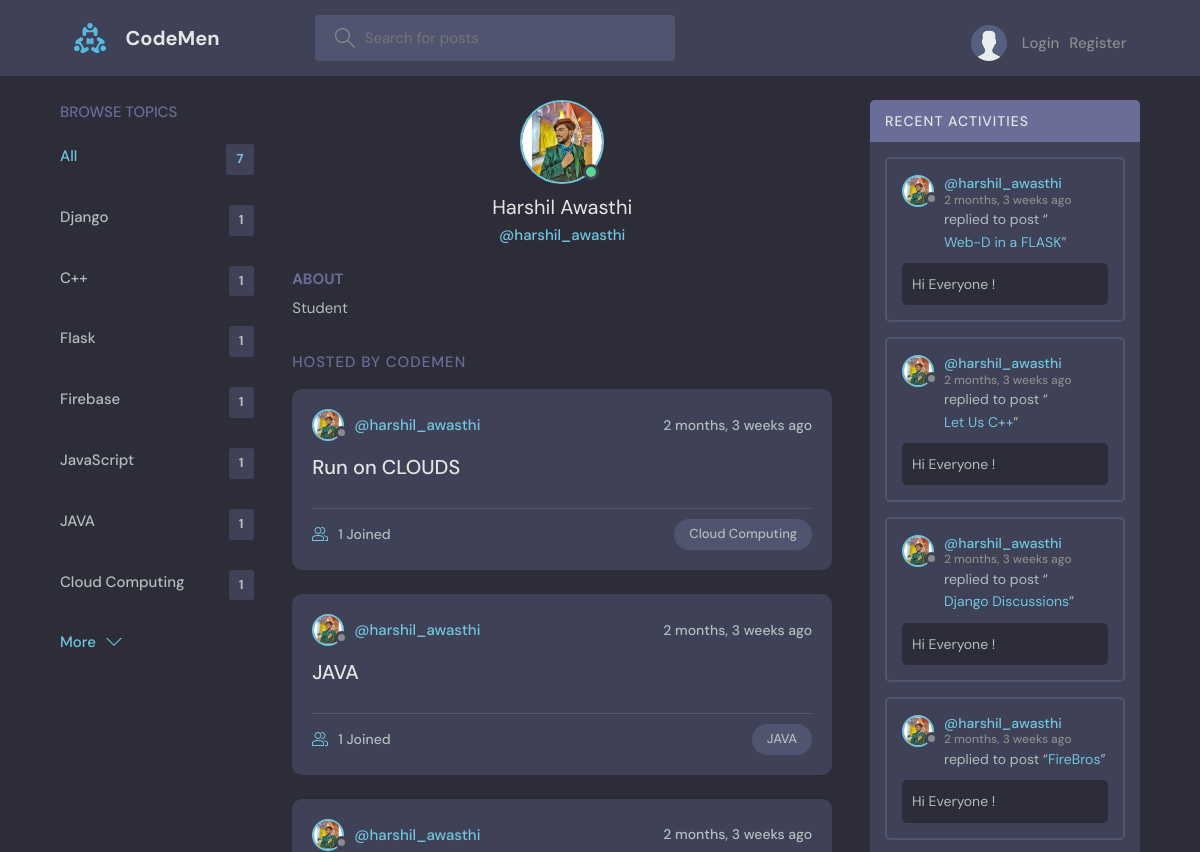
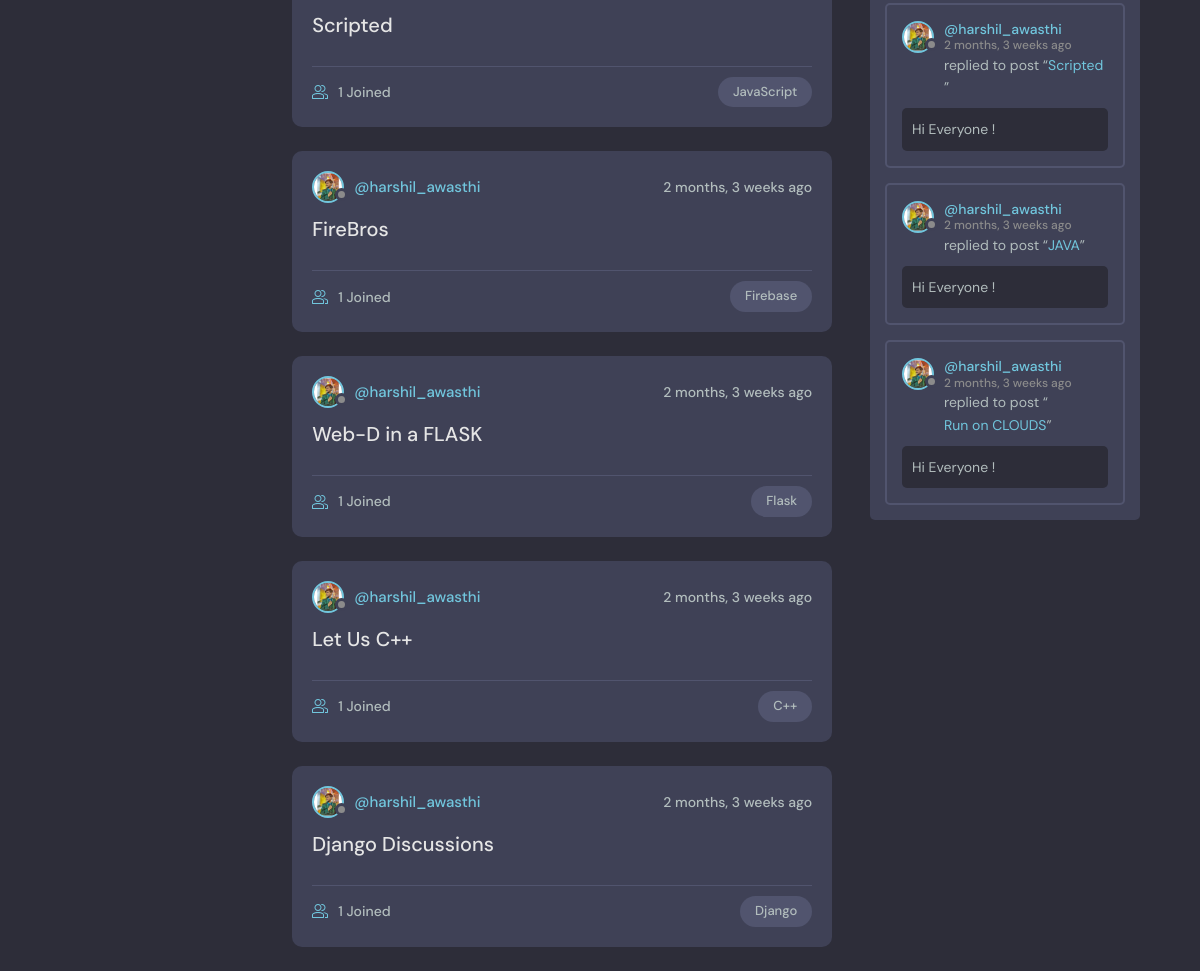
The app's page /profile/2/ with its own data (2 pictures, top to bottom).
### base/models.py (models this page shows, shortened)
class Topic(models.Model):
    name = models.CharField(max_length=200)

class User(AbstractUser):
    name = models.CharField(max_length=200, null=True)
    email = models.EmailField(unique=True, null=True)
    bio = models.TextField(null=True)
    avatar = models.ImageField(null=True, default="avatar.svg")
    USERNAME_FIELD = 'email'
    REQUIRED_FIELDS = []

class Room(models.Model):
    host = models.ForeignKey(User, on_delete=models.SET_NULL, null=True)
    topic = models.ForeignKey(Topic, on_delete=models.SET_NULL, null=True)
    name = models.CharField(max_length=200)
    description = models.TextField(null=True, blank=True)
    participants = models.ManyToManyField(
        User, related_name='participants', blank=True)
    updated = models.DateTimeField(auto_now=True)
    created = models.DateTimeField(auto_now_add=True)
    class Meta:
        ordering = ['-updated', '-created']
    def __str__(self):
        return self.name

class Message(models.Model):
    user = models.ForeignKey(User, on_delete=models.CASCADE)
    room = models.ForeignKey(Room, on_delete=models.CASCADE)
    body = models.TextField()
    image = models.ImageField(null=True)
    updated = models.DateTimeField(auto_now=True)
    created = models.DateTimeField(auto_now_add=True)
    class Meta:
        ordering = ['-updated', '-created']

### base/views.py (the view)
# urls.py: path('profile/<str:pk>/', views.userProfile, name="user-profile"),
def userProfile(request, pk):
    user = User.objects.get(id=pk)
    rooms = user.room_set.all()
    room_messages = user.message_set.all()
    topics = Topic.objects.all()
    context = {'user': user, 'rooms': rooms,
               'room_messages': room_messages, 'topics': topics}
    return render(request, 'base/profile.html', context)

### base/templates/base/profile.html (shortened to what this page needs)
{% extends 'main.html' %}
{% block content %}
<main class="profile-page layout layout--3">
  <div class="container">
    {% include 'base/topics_component.html' %}
    <div class="roomList">
      <div class="profile">
        <div class="profile__avatar">
          <div class="avatar avatar--large active">
            <img src="{{user.avatar.url}}" />
          </div>
        </div>
        <div class="profile__info">
          <h3>{{user.name}}</h3>
          <p>@{{user.username}}</p>
        </div>
        <div class="profile__about">
          <h3>About</h3>
          <p>
            {{user.bio}}
          </p>
        </div>
      </div>
      <div class="roomList__header">
        <div>
          <h2>Hosted by CodeMen </h2>
        </div>
      </div>
      {% include 'base/feed_component.html' %}
    </div>
    {% include 'base/activity_component.html' %}
  </div>
</main>
{% endblock content %}

### base/templates/base/topics_component.html
<div class="topics">
    <div class="topics__header">
        <h2>Browse Topics</h2>
    </div>
    <ul class="topics__list">
        <li>
            <a href="{% url 'home' %}" class="active">All <span>{{topics.count}}</span></a>
        </li>
        {% for topic in topics %}
        <li>
            <a href="{% url 'home' %}?q={{topic.name}}">{{topic.name}}<span>{{topic.room_set.all.count}}</span></a>
        </li>
        {% endfor %}
    </ul>
    <a class="btn btn--link" href="{% url 'topics' %}">
        More
        <svg version="1.1" xmlns="http://www.w3.org/2000/svg" width="32" height="32" viewBox="0 0 32 32">
            <title>chevron-down</title>
            <path d="M16 21l-13-13h-3l16 16 16-16h-3l-13 13z"></path>
        </svg>
    </a>
</div>

### base/templates/base/feed_component.html (shortened to what this page needs)
{% for room in rooms %}
<div class="roomListRoom">
    <div class="roomListRoom__header">
        <a href="{% url 'user-profile' room.host.id %}" class="roomListRoom__author">
            <div class="avatar avatar--small">
                <img src="{{room.host.avatar.url}}" />
            </div>
            <span>@{{room.host.username}}</span>
        </a>
        <div class="roomListRoom__actions">
            <span>{{room.created|timesince}} ago</span>
        </div>
    </div>
    <div class="roomListRoom__content">
        <a href="{% url 'room' room.id %}">{{room.name}}</a>
    </div>
    <div class="roomListRoom__meta">
        <a href="{% url 'room' room.id %}" class="roomListRoom__joined">
            {{room.participants.all.count}} Joined
        </a>
        <p class="roomListRoom__topic">{{room.topic.name}}</p>
    </div>
</div>
{% endfor %}

### base/templates/base/activity_component.html (shortened to what this page needs)
<div class="activities">
    <div class="activities__header">
        <h2>Recent Activities</h2>
    </div>
    {% for message in room_messages %}
    <div class="activities__box">
        <div class="activities__boxHeader roomListRoom__header">
            <a href="{% url 'user-profile' message.user.id %}" class="roomListRoom__author">
                <div class="avatar avatar--small">
                    <img src="{{message.user.avatar.url}}" />
                </div>
                <p>
                    @{{message.user.username}}
                    <span>{{message.created|timesince}} ago</span>
                </p>
            </a>
        </div>
        <div class="activities__boxContent">
            <p>replied to post “<a href="{% url 'room' message.room.id %}">{{message.room}}</a>”</p>
            <div class="activities__boxRoomContent">{{message.body}}</div>
        </div>
    </div>
    {% endfor %}
</div>

### records on screen
Topic: name "Django", room_set.all.count "1"
Topic: name "C++", room_set.all.count "1"
Topic: name "Flask", room_set.all.count "1"
Topic: name "Firebase", room_set.all.count "1"
Topic: name "JavaScript", room_set.all.count "1"
Topic: name "JAVA", room_set.all.count "1"
Topic: name "Cloud Computing", room_set.all.count "1"
User: avatar (picture), name "Harshil Awasthi", username "harshil_awasthi", bio "Student"
Room: host.avatar (picture), host.username "harshil_awasthi", created "2 months, 3 weeks", name "Run on CLOUDS", participants.all.count "1", topic.name "Cloud Computing"
Room: host.avatar (picture), host.username "harshil_awasthi", created "2 months, 3 weeks", name "JAVA", participants.all.count "1", topic.name "JAVA"
Room: host.avatar (picture), host.username "harshil_awasthi", created "2 months, 3 weeks", name "Scripted", participants.all.count "1", topic.name "JavaScript"
Room: host.avatar (picture), host.username "harshil_awasthi", created "2 months, 3 weeks", name "FireBros", participants.all.count "1", topic.name "Firebase"
Room: host.avatar (picture), host.username "harshil_awasthi", created "2 months, 3 weeks", name "Web-D in a FLASK", participants.all.count "1", topic.name "Flask"
Room: host.avatar (picture), host.username "harshil_awasthi", created "2 months, 3 weeks", name "Let Us C++", participants.all.count "1", topic.name "C++"
Room: host.avatar (picture), host.username "harshil_awasthi", created "2 months, 3 weeks", name "Django Discussions", participants.all.count "1", topic.name "Django"
Message: user.avatar (picture), user.username "harshil_awasthi", created "2 months, 3 weeks", room "Web-D in a FLASK", body "Hi Everyone !"
Message: user.avatar (picture), user.username "harshil_awasthi", created "2 months, 3 weeks", room "Let Us C++", body "Hi Everyone !"
Message: user.avatar (picture), user.username "harshil_awasthi", created "2 months, 3 weeks", room "Django Discussions", body "Hi Everyone !"
Message: user.avatar (picture), user.username "harshil_awasthi", created "2 months, 3 weeks", room "FireBros", body "Hi Everyone !"
Message: user.avatar (picture), user.username "harshil_awasthi", created "2 months, 3 weeks", room "Scripted", body "Hi Everyone !"
Message: user.avatar (picture), user.username "harshil_awasthi", created "2 months, 3 weeks", room "JAVA", body "Hi Everyone !"
Message: user.avatar (picture), user.username "harshil_awasthi", created "2 months, 3 weeks", room "Run on CLOUDS", body "Hi Everyone !"

### other values on screen
{{ topics.count }} "7"
